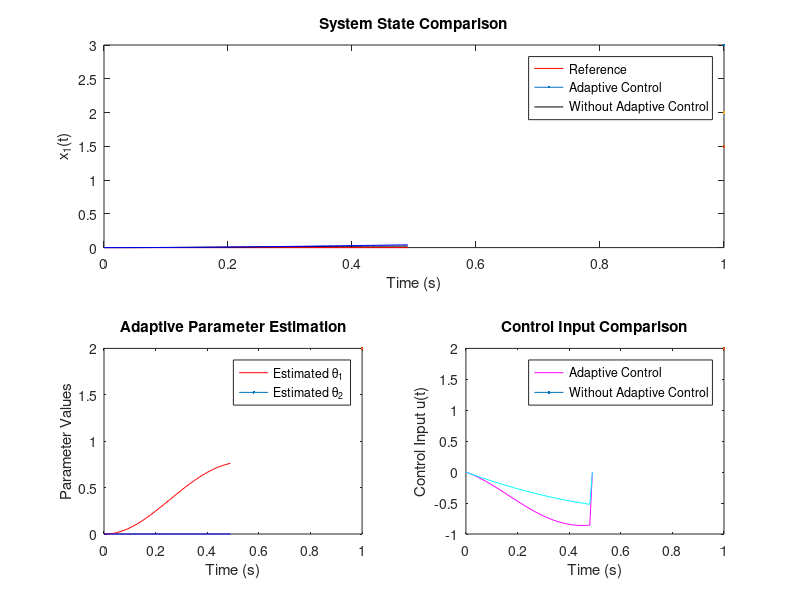

MATLAB code for this plot: (Note: this script raises an error after producing the figure.)
% Direct MRAC for Second-Order SISO System
% Written By: Rasit
% Date: 26-Jan-2025
clc,clear,close all;
%% System Parameters (True and Reference Model)
w = 1; zeta = -0.5; b = 1;
A = [0 1; -w^2 -2*zeta*w]; 
B = [0; b]; 
theta = [0.5; -0.1];
phi = @(x) [1; x(1)^2]; % Nonlinear basis function

% Reference Model
Am = [0 1; -4 -2]; 
bm = 4; 
Bm = [0; bm];

% Solve Lyapunov Equation
Q = eye(2);
P = lyap(Am', Q);
Pbar = [P(1,2); P(2,2)];

%% Simulation Parameters
Ts = 1e-2; 
t = 0:Ts:50; % Time step and simulation duration
ref = zeros(length(t),1);      % Input signal (initially zero)
% ref(t > 0.5) = sin(t(t > 0.5)); % Sinusoidal input after 0.5 second
ref(t > 1) = square(.5*t(t > 1));    % Square input after 1 second

% Initial Conditions
x_ref = zeros(2, length(t));
x = zeros(2, length(t));
x_no_adapt = zeros(2, length(t));
u = zeros(length(t), 1);
u_no_adapt = zeros(length(t), 1);
kx = zeros(length(t), 2);
kr = zeros(length(t), 1);
theta_est = zeros(2, length(t));


%% Adaptive Control Gains
gamma_x = diag([100 100]);
gamma_r = 100;
gamma_theta = diag([100 100]);

% True Control Gains (for non-adaptive comparison)
kx_true = pinv(B'*B) * B' * (Am - A); % Pseudo-inverse for B
kr_true = bm / b;

%% Simulation Loop
figure('units', 'normalized', 'outerposition', [0 0 1 1], 'color', 'w');
for i = 2:length(t)
    if (i*Ts) > 25
        ref(i) = cos(i*Ts);
    end

    % Control Law
    u(i-1) = kx_true * x(:,i-1) + kr_true * ref(i) - theta_est(:,i-1)' * phi(x(:,i-1));
    u_no_adapt(i-1) = kx_true * x_no_adapt(:,i-1) + kr_true * ref(i);

    % Adaptive Parameter Update
    e = x_ref(:,i-1) - x(:,i-1);
    kx_dot = gamma_x * x(:,i-1) * e' * Pbar * sign(b);
    kr_dot = gamma_r * ref(i) * e' * Pbar * sign(b);
    theta_dot = -gamma_theta * phi(x(:,i-1)) * e' * Pbar * sign(b);

    % System Dynamics
    xdot_ref = Am * x_ref(:,i-1) + Bm * ref(i);
    xdot = A * x(:,i-1) + B * u(i-1) + B * theta' * phi(x(:,i-1));
    xdot_no_adapt = A * x_no_adapt(:,i-1) + B * u_no_adapt(i-1) + B * theta' * phi(x_no_adapt(:,i-1));

    % Update States (Euler Method)
    x_ref(:,i) = x_ref(:,i-1) + xdot_ref * Ts;
    x(:,i) = x(:,i-1) + xdot * Ts;
    x_no_adapt(:,i) = x_no_adapt(:,i-1) + xdot_no_adapt * Ts;
    kx(i,:) = kx(i-1,:) + (kx_dot)' * Ts;
    kr(i) = kr(i-1) + kr_dot * Ts;
    theta_est(:,i) = theta_est(:,i-1) + theta_dot * Ts;

    % Plot Results 
    if mod(i, 5e1) == 0 || i == length(t)
        clf;
        subplot(2,2,[1,2]); % System States
        plot(t(1:i), x_ref(1,1:i), 'r', LineWidth=3); hold on;
        plot(t(1:i), x(1,1:i), 'k', LineWidth=1.5);
        plot(t(1:i), x_no_adapt(1,1:i), 'b', LineWidth=2);
        legend('Reference', 'Adaptive Control', 'Without Adaptive Control');
        xlabel('Time (s)'); ylabel('x_1(t)'); title('System State Comparison');

        subplot(2,2,3); % Estimated Parameters
        plot(t(1:i), theta_est(1,1:i), 'r', LineWidth=2); hold on;
        plot(t(1:i), theta_est(2,1:i), 'b', LineWidth=2);
        legend('Estimated \theta_1', 'Estimated \theta_2');
        xlabel('Time (s)'); ylabel('Parameter Values'); title('Adaptive Parameter Estimation');

        subplot(2,2,4); % Control Input
        plot(t(1:i), u(1:i), 'm', LineWidth=2); hold on;
        plot(t(1:i), u_no_adapt(1:i), 'c', LineWidth=2);
        legend('Adaptive Control', 'Without Adaptive Control');
        xlabel('Time (s)'); ylabel('Control Input u(t)');
        title('Control Input Comparison');
        sgtitle('Direct MRAC Simulation for Second-Order System'); 
        drawnow;
    end
end
